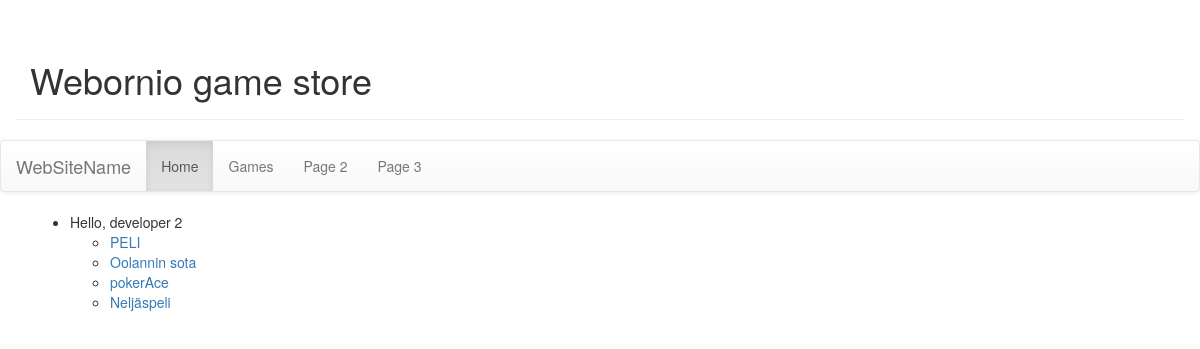
/store/developer/ (signed in), run on an earlier commit of the app's database.
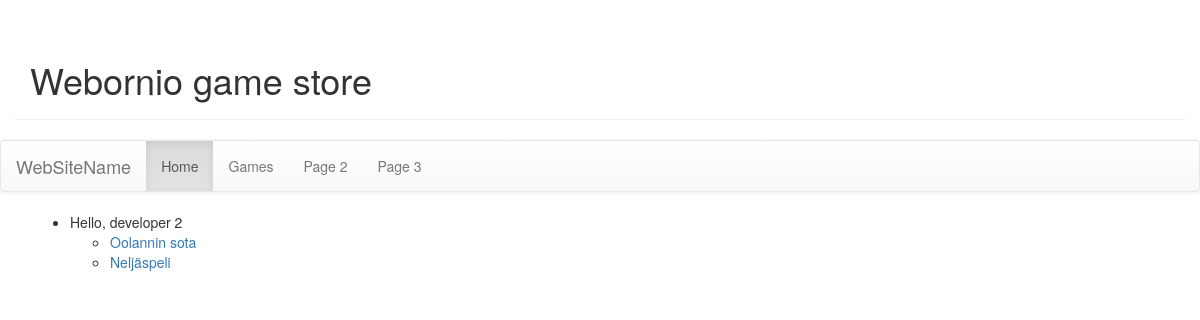
And on a later commit of the database.
### store/models.py (models this page shows, shortened)
class Game(models.Model):
  name = models.CharField(max_length=100)
  price = models.IntegerField()
  developer = models.ForeignKey(Developer)
  url = models.CharField(max_length=333, default='')

### store/views.py (the view)
def devgames(request):
    developer = Developer.objects.get(user=request.user.id)
    games = Game.objects.filter(developer=developer)
    template = loader.get_template("store/developer.html")
    context = RequestContext(request, {'games': games, 'user': request.user})
    return HttpResponse(template.render(context))

### store/templates/store/developer.html
{% extends 'store/base.html' %}
{% block content %}
<ul>
  <li>
    Hello, developer {{user.id}}
    <ul>
      {% for game in games %}
      <li>
        <a href="/store/developer/game/{{game.id}}">{{game.name}}</a>
      </li>
      {% endfor %}
    </ul>
  </li>
{% endblock %}

### store/templates/store/base.html (shortened to what this page needs)
{% load staticfiles %}
<html>
  <head>
    <link rel="stylesheet" href="//maxcdn.bootstrapcdn.com/bootstrap/3.2.0/css/bootstrap.min.css">
    <link rel="stylesheet" href="//maxcdn.bootstrapcdn.com/bootstrap/3.2.0/css/bootstrap-theme.min.css">
    <link rel="stylesheet" href="{% static 'css/style.css' %}">
  <head>
<body>
    <div class="page-header container">
        <h1>Webornio game store</h1>
    </div>
    <nav class="navbar navbar-default">
      <div class="container-fluid">
        <div class="navbar-header">
          <a class="navbar-brand" href="#">WebSiteName</a>
        </div>
        <ul class="nav navbar-nav">
          <li class="active"><a href="#">Home</a></li>
          <li><a href="/store/games">Games</a></li>
          <li><a href="#">Page 2</a></li>
          <li><a href="#">Page 3</a></li>
        </ul>
      </div>
    </nav>
    <div class="content container">
    {% block content %}
    {% endblock %}
    </div>
</body>
</html>

What changed in the data, as far as the page shows it:
no longer on this page (row edited): Game: name "PELI"
no longer on this page (row edited): Game: name "pokerAce"
